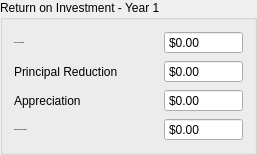
            <widget class="QGroupBox" name="groupBox_rOIY1Op">
             <property name="styleSheet">
              <string notr="true"/>
             </property>
             <property name="title">
              <string>Return on Investment - Year 1</string>
             </property>
             <layout class="QGridLayout" name="gridLayout_18">
              <item row="0" column="0">
               <layout class="QHBoxLayout" name="horizontalLayout_85">
                <item>
                 <widget class="QLabel" name="label_97">
                  <property name="sizePolicy">
                   <sizepolicy hsizetype="MinimumExpanding" vsizetype="Preferred">
                    <horstretch>0</horstretch>
                    <verstretch>0</verstretch>
                   </sizepolicy>
                  </property>
                  <property name="font">
                   <font>
                    <pointsize>-1</pointsize>
                    <bold>true</bold>
                   </font>
                  </property>
                  <property name="text">
                   <string>Cash on Cash Return</string>
                  </property>
                 </widget>
                </item>
                <item>
                 <spacer name="horizontalSpacer_88">
                  <property name="orientation">
                   <enum>Qt::Orientation::Horizontal</enum>
                  </property>
                  <property name="sizeHint" stdset="0">
                   <size>
                    <width>40</width>
                    <height>20</height>
                   </size>
                  </property>
                 </spacer>
                </item>
                <item>
                 <widget class="QDoubleSpinBox" name="doubleSpinBox_cashoncashReturnOp">
                  <property name="toolTip">
                   <string>Please Fill Annual Cash Flow, Total Initial Investment</string>
                  </property>
                  <property name="readOnly">
                   <bool>true</bool>
                  </property>
                  <property name="buttonSymbols">
                   <enum>QAbstractSpinBox::ButtonSymbols::NoButtons</enum>
                  </property>
                  <property name="prefix">
                   <string>$</string>
                  </property>
                  <property name="minimum">
                   <double>-100000000.000000000000000</double>
                  </property>
                  <property name="maximum">
                   <double>9999999999.989999771118164</double>
                  </property>
                 </widget>
                </item>
               </layout>
              </item>
              <item row="1" column="0">
               <layout class="QHBoxLayout" name="horizontalLayout_86">
                <item>
                 <widget class="QLabel" name="label_98">
                  <property name="sizePolicy">
                   <sizepolicy hsizetype="MinimumExpanding" vsizetype="Preferred">
                    <horstretch>0</horstretch>
                    <verstretch>0</verstretch>
                   </sizepolicy>
                  </property>
                  <property name="text">
                   <string>Principal Reduction</string>
                  </property>
                 </widget>
                </item>
                <item>
                 <spacer name="horizontalSpacer_89">
                  <property name="orientation">
                   <enum>Qt::Orientation::Horizontal</enum>
                  </property>
                  <property name="sizeHint" stdset="0">
                   <size>
                    <width>40</width>
                    <height>20</height>
                   </size>
                  </property>
                 </spacer>
                </item>
                <item>
                 <widget class="QDoubleSpinBox" name="doubleSpinBox_principleReductionOp">
                  <property name="toolTip">
                   <string>Please Fill Annual Cash Flow, Principle Reduction In First Year, Total Initial Investment</string>
                  </property>
                  <property name="readOnly">
                   <bool>true</bool>
                  </property>
                  <property name="buttonSymbols">
                   <enum>QAbstractSpinBox::ButtonSymbols::NoButtons</enum>
                  </property>
                  <property name="prefix">
                   <string>$</string>
                  </property>
                  <property name="minimum">
                   <double>-100000000.000000000000000</double>
                  </property>
                  <property name="maximum">
                   <double>9999999999.989999771118164</double>
                  </property>
                 </widget>
                </item>
               </layout>
              </item>
              <item row="2" column="0">
               <layout class="QHBoxLayout" name="horizontalLayout_87">
                <item>
                 <widget class="QLabel" name="label_99">
                  <property name="sizePolicy">
                   <sizepolicy hsizetype="MinimumExpanding" vsizetype="Preferred">
                    <horstretch>0</horstretch>
                    <verstretch>0</verstretch>
                   </sizepolicy>
                  </property>
                  <property name="text">
                   <string>Appreciation</string>
                  </property>
                 </widget>
                </item>
                <item>
                 <spacer name="horizontalSpacer_90">
                  <property name="orientation">
                   <enum>Qt::Orientation::Horizontal</enum>
                  </property>
                  <property name="sizeHint" stdset="0">
                   <size>
                    <width>40</width>
                    <height>20</height>
                   </size>
                  </property>
                 </spacer>
                </item>
                <item>
                 <widget class="QDoubleSpinBox" name="doubleSpinBox_appreciation">
                  <property name="toolTip">
                   <string>Please Fill Appreciation in First Year, Annual Cash Flow, Total Initial Investment</string>
                  </property>
                  <property name="readOnly">
                   <bool>true</bool>
                  </property>
                  <property name="buttonSymbols">
                   <enum>QAbstractSpinBox::ButtonSymbols::NoButtons</enum>
                  </property>
                  <property name="prefix">
                   <string>$</string>
                  </property>
                  <property name="minimum">
                   <double>-100000000.000000000000000</double>
                  </property>
                  <property name="maximum">
                   <double>9999999999.989999771118164</double>
                  </property>
                 </widget>
                </item>
               </layout>
              </item>
              <item row="3" column="0">
               <layout class="QHBoxLayout" name="horizontalLayout_88">
                <item>
                 <widget class="QLabel" name="label_100">
                  <property name="sizePolicy">
                   <sizepolicy hsizetype="MinimumExpanding" vsizetype="Preferred">
                    <horstretch>0</horstretch>
                    <verstretch>0</verstretch>
                   </sizepolicy>
                  </property>
                  <property name="font">
                   <font>
                    <pointsize>-1</pointsize>
                    <bold>true</bold>
                   </font>
                  </property>
                  <property name="text">
                   <string>Total Return On Investment</string>
                  </property>
                 </widget>
                </item>
                <item>
                 <spacer name="horizontalSpacer_91">
                  <property name="orientation">
                   <enum>Qt::Orientation::Horizontal</enum>
                  </property>
                  <property name="sizeHint" stdset="0">
                   <size>
                    <width>40</width>
                    <height>20</height>
                   </size>
                  </property>
                 </spacer>
                </item>
                <item>
                 <widget class="QDoubleSpinBox" name="doubleSpinBox_totalROIOp">
                  <property name="toolTip">
                   <string>Please Fill Annual Cash Flow, Principle Reduction In First Year, Appreciation in First Year, Total Initial Investment</string>
                  </property>
                  <property name="readOnly">
                   <bool>true</bool>
                  </property>
                  <property name="buttonSymbols">
                   <enum>QAbstractSpinBox::ButtonSymbols::NoButtons</enum>
                  </property>
                  <property name="prefix">
                   <string>$</string>
                  </property>
                  <property name="minimum">
                   <double>-100000000.000000000000000</double>
                  </property>
                  <property name="maximum">
                   <double>9999999999.989999771118164</double>
                  </property>
                 </widget>
                </item>
               </layout>
              </item>
             </layout>
            </widget>
